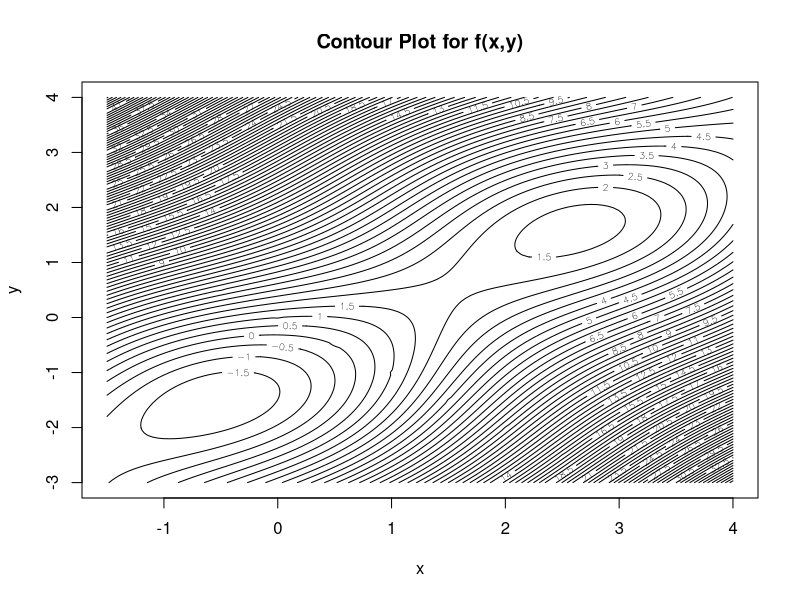

This figure's R source: (Note: this script raises an error after producing the figure.)
## ---- chunk 1
f <- function(x, y) {
  return (sin(x+y) + (x-y)^2 - 1.5*x + 2.5*y + 1)
}
## ---- chunk 2
# using example code from lecture
x1grid <- -30:80/20
x2grid <- -60:80/20
dx1 <- length(x1grid)
dx2 <- length(x2grid)
dx <- dx1*dx2

fx <- matrix(rep(NA, dx), nrow=dx1)
for (i in 1:dx1)
  for (j in 1:dx2)
  {
    x <- x1grid[i]
    y <- x2grid[j]
    fx[i, j] <- f(x, y)
  }
mfx <- matrix(fx, nrow=dx1, ncol=dx2)


contour(x1grid, x2grid, mfx, nlevels=100, xlab="x", ylab="y", main="Contour Plot for f(x,y)")
## ---- chunk 3
# get gradient
deriv(expression(sin(x+y) + (x-y)^2 - 1.5*x + 2.5*y + 1), namevec = c("x", "y"))

grad_g <- function(x, y) {
  grad_x <- cos(x + y) + 2 * (x - y) - 1.5
  grad_y <- cos(x + y) - 2 * (x - y) + 2.5
  return(c(grad_x, grad_y))
}

hessian_g <- function(x, y) {
  h11 <- -sin(x+y) + 2
  h12 <- -sin(x+y)
  h21 <- -sin(x+y)
  h22 <- -sin(x+y) + 2
  return(matrix(c(h11, h12, h21, h22), nrow = 2, byrow = TRUE))
}
## ---- chunk 4
newton <- function(starting_point) {
  x0 <- starting_point[1]
  y0 <- starting_point[2]
  
  x_t <- c(x0, y0)
  
  it <- 0
  while(TRUE) {
    # function only defined for this range
    stopifnot(x_t[1] > -1.5 & x_t[1] < 4 &x_t[2] > -3 &x_t[2] < 4 ) 
    
    
    x_t1 <- x_t - solve(hessian_g(x_t[1],x_t[2])) %*% grad_g(x_t[1],x_t[2])
    
    # use absolute stopping criterion or a maximum number of iterations
    if (norm(x_t1 - x_t, type="2") < 0.005 | it >= 10000){
      break
    }
    
    x_t <- x_t1
    it <- it + 1
  }
  
  return(c(x_t, it))
}
## ---- chunk 5
newton(c(0,-1)) # finds minimum with convergence in 7 iterations
newton(1.6,0.6) # converges in 9 iteration
newton(c(3,2)) # finds minimum in 7 iterations, but only local
## ---- chunk 6
x <- c(0,0,0,0.1,0.1,0.3,0.3,0.9,0.9,0.9)
y <- c(0,0,1,0,1,1,1,0,1,1)

# The function g to be maximised, partial derivatives dg1, dg2, and gradient
g <- function(beta)
{
  beta0 <- beta[1]
  beta1 <- beta[2]
  
  p <- 1 / (1 + exp(-(beta0 + beta1 * x)))  # logistic regression
  
  log_likelihood <- sum(y * log(p) + (1 - y) * log(1 - p))
  
  return(log_likelihood)
}


gradient <- function(beta)
{
  beta0 <- beta[1]
  beta1 <- beta[2]
  
  p <- 1 / (1 + exp(-(beta0 + beta1 * x)))
  
  grad_beta0 <- sum(y - p)
  grad_beta1 <- sum((y - p) * x)
  
  return(c(grad_beta0, grad_beta1))
}
## ---- chunk 7
steepestasc <- function(x0, eps=1e-5, alpha0=1, factor=0.5)
{
  func_evals <- 0
  grad_evals <- 0
  xt   <- x0
  conv <- 999
  points(xt[1], xt[2], col=2, pch=4, lwd=3)
  while(conv>eps)
  {
    alpha <- alpha0
    xt1   <- xt
    xt    <- xt1 + alpha*gradient(xt1)
    grad_evals <- grad_evals + 1
    
    while (g(xt)<g(xt1))
    {
      func_evals <- func_evals + 2 # for the two evals in while condition
      
      # adjust alpha by given factor
      alpha <- alpha*factor
      
      xt    <- xt1 + alpha*gradient(xt1)
      grad_evals <- grad_evals + 1
    }
    func_evals <- func_evals + 2 # for the two evals in while condition that broke the loop
    
    points(xt[1], xt[2], col=2, pch=4, lwd=1)
    conv <- max(abs(xt - xt1))
  }
  points(xt[1], xt[2], col=4, pch=4, lwd=3)
  
  cat("Function evaluations:", func_evals, "\n")
  cat("Gradient evaluations:", grad_evals, "\n")
  
  xt
}
## ---- chunk 8
# Produce a contour plot; define first a grid where function is evaluated
x1grid <- seq(-4, 4, by=0.05)
x2grid <- seq(-4, 4, by=0.05)
dx1 <- length(x1grid)
dx2 <- length(x2grid)
dx  <- dx1*dx2
gx  <- matrix(rep(NA, dx), nrow=dx1)
for (i in 1:dx1)
  for (j in 1:dx2)
  {
    gx[i,j] <- g(c(x1grid[i], x2grid[j]))
  }
mgx <- matrix(gx, nrow=dx1, ncol=dx2)
contour(x1grid, x2grid, mgx, nlevels=50)  # Note: For other functions g, you might need to choose another nlevels-value to get a good impression of the function 

## ---- chunk 9
contour(x1grid, x2grid, mgx, nlevels=50)
steepestasc(c(-0.2, 1), factor=0.5)
contour(x1grid, x2grid, mgx, nlevels=50)
steepestasc(c(-0.2, 1), factor=0.4)
## ---- chunk 10
optim(c(-0.2, 1), g, gr=gradient, method="BFGS", control=list(fnscale=-1)) 

optim(c(-0.2, 1), g, method="Nelder-Mead",control=list(fnscale=-1))
## ---- chunk 11
model <- glm(y ~ x, family="binomial")
model$iter # the number of iterations of IWLS used.
model$coefficients
